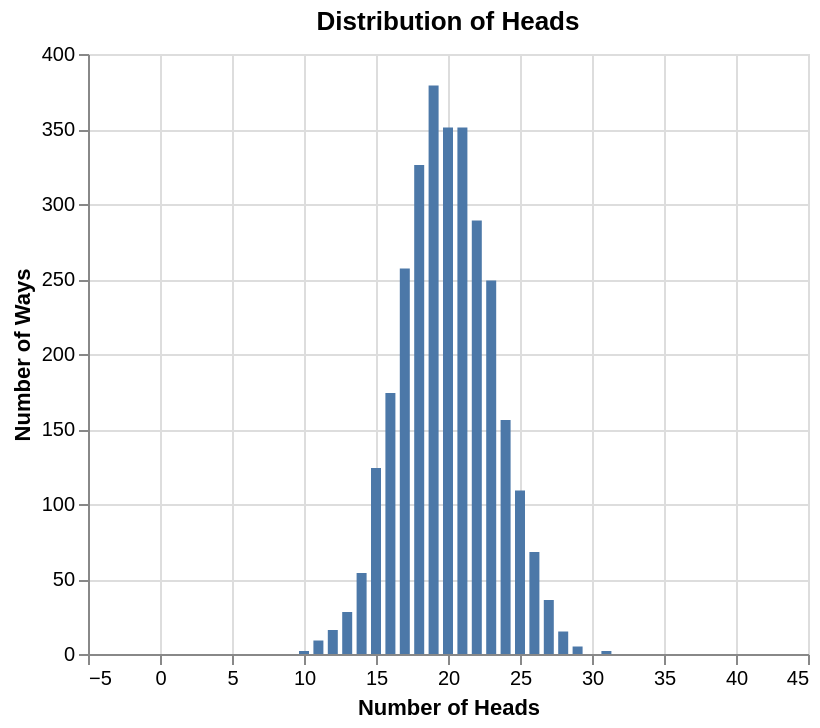

Source (Vega-Lite JSON):
### Vega-Lite specification from a JSON file in a GitHub repository (floating-point values rounded to 4 significant figures)
{"config": {"view": {"continuousWidth": 400, "continuousHeight": 300}}, "data": {"name": "data-c7ad18303904753003e679bfb19caa8f"}, "mark": "bar", "encoding": {"x": {"type": "quantitative", "field": "Number of Heads"}, "y": {"type": "quantitative", "field": "Number of Ways"}}, "title": "Distribution of Heads", "width": 360, "$schema": "https://vega.github.io/schema/vega-lite/v5.json", "datasets": {"data-c7ad18303904753003e679bfb19caa8f": [{"Number of Heads": 0, "Number of Ways": 0}, {"Number of Heads": 1, "Number of Ways": 0}, {"Number of Heads": 2, "Number of Ways": 0}, {"Number of Heads": 3, "Number of Ways": 0}, {"Number of Heads": 4, "Number of Ways": 0}, {"Number of Heads": 5, "Number of Ways": 0}, {"Number of Heads": 6, "Number of Ways": 0}, {"Number of Heads": 7, "Number of Ways": 0}, {"Number of Heads": 8, "Number of Ways": 0}, {"Number of Heads": 9, "Number of Ways": 0}, {"Number of Heads": 10, "Number of Ways": 2}, {"Number of Heads": 11, "Number of Ways": 9}, {"Number of Heads": 12, "Number of Ways": 16}, {"Number of Heads": 13, "Number of Ways": 28}, {"Number of Heads": 14, "Number of Ways": 54}, {"Number of Heads": 15, "Number of Ways": 124}, {"Number of Heads": 16, "Number of Ways": 174}, {"Number of Heads": 17, "Number of Ways": 257}, {"Number of Heads": 18, "Number of Ways": 326}, {"Number of Heads": 19, "Number of Ways": 379}, {"Number of Heads": 20, "Number of Ways": 351}, {"Number of Heads": 21, "Number of Ways": 351}, {"Number of Heads": 22, "Number of Ways": 289}, {"Number of Heads": 23, "Number of Ways": 249}, {"Number of Heads": 24, "Number of Ways": 156}, {"Number of Heads": 25, "Number of Ways": 109}, {"Number of Heads": 26, "Number of Ways": 68}, {"Number of Heads": 27, "Number of Ways": 36}, {"Number of Heads": 28, "Number of Ways": 15}, {"Number of Heads": 29, "Number of Ways": 5}, {"Number of Heads": 30, "Number of Ways": 0}, {"Number of Heads": 31, "Number of Ways": 2}, {"Number of Heads": 32, "Number of Ways": 0}, {"Number of Heads": 33, "Number of Ways": 0}, {"Number of Heads": 34, "Number of Ways": 0}, {"Number of Heads": 35, "Number of Ways": 0}, {"Number of Heads": 36, "Number of Ways": 0}, {"Number of Heads": 37, "Number of Ways": 0}, {"Number of Heads": 38, "Number of Ways": 0}, {"Number of Heads": 39, "Number of Ways": 0}, {"Number of Heads": 40, "Number of Ways": 0}]}}
